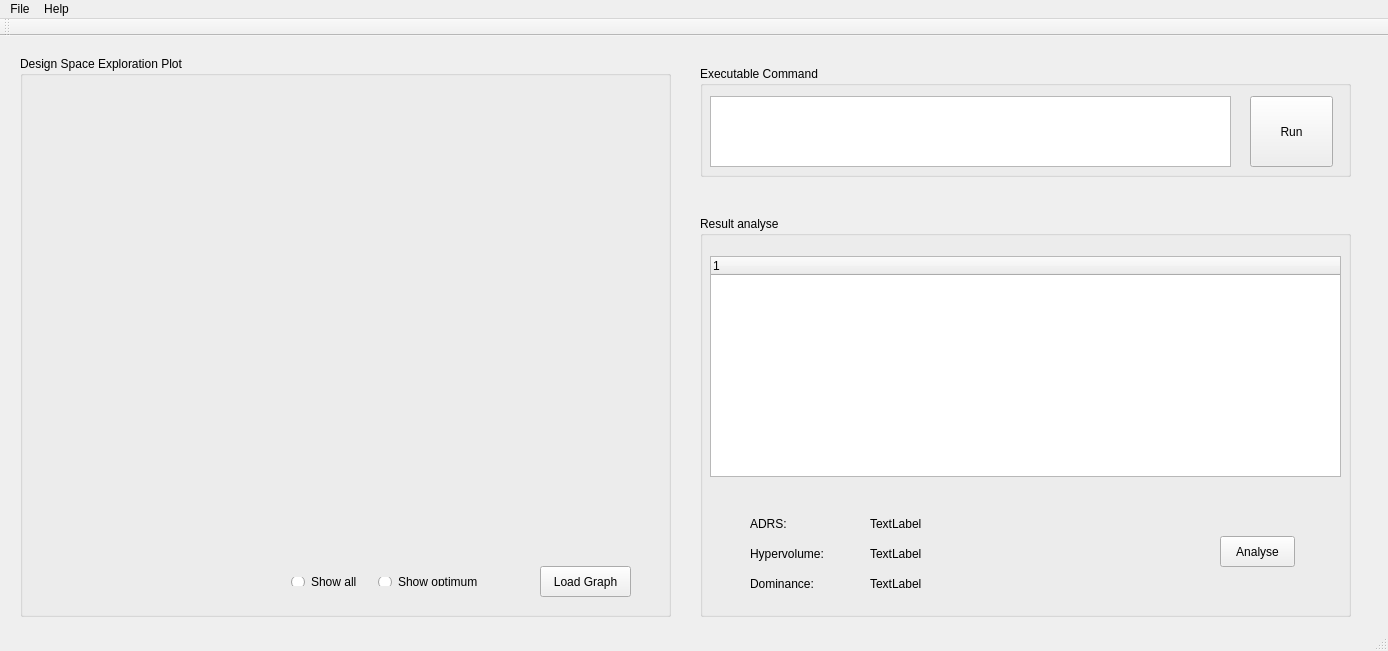
<?xml version="1.0" encoding="UTF-8"?>
<ui version="4.0">
 <class>MainWindow</class>
 <widget class="QMainWindow" name="MainWindow">
  <property name="geometry">
   <rect>
    <x>0</x>
    <y>0</y>
    <width>1388</width>
    <height>651</height>
   </rect>
  </property>
  <property name="windowTitle">
   <string>MainWindow</string>
  </property>
  <widget class="QWidget" name="centralWidget">
   <widget class="QGroupBox" name="groupBox_2">
    <property name="geometry">
     <rect>
      <x>20</x>
      <y>20</y>
      <width>651</width>
      <height>561</height>
     </rect>
    </property>
    <property name="title">
     <string>Design Space Exploration Plot</string>
    </property>
    <widget class="QCustomPlot" name="customPlot" native="true">
     <property name="geometry">
      <rect>
       <x>10</x>
       <y>40</y>
       <width>621</width>
       <height>451</height>
      </rect>
     </property>
    </widget>
    <widget class="QPushButton" name="pushButton_3">
     <property name="geometry">
      <rect>
       <x>520</x>
       <y>510</y>
       <width>91</width>
       <height>31</height>
      </rect>
     </property>
     <property name="text">
      <string>Load Graph</string>
     </property>
    </widget>
    <widget class="QWidget" name="layoutWidget">
     <property name="geometry">
      <rect>
       <x>260</x>
       <y>510</y>
       <width>214</width>
       <height>31</height>
      </rect>
     </property>
     <layout class="QHBoxLayout" name="horizontalLayout">
      <item>
       <widget class="QRadioButton" name="radioButton">
        <property name="text">
         <string>Show all</string>
        </property>
       </widget>
      </item>
      <item>
       <widget class="QRadioButton" name="radioButton_2">
        <property name="text">
         <string>Show optimum</string>
        </property>
       </widget>
      </item>
     </layout>
    </widget>
   </widget>
   <widget class="QGroupBox" name="groupBox">
    <property name="geometry">
     <rect>
      <x>700</x>
      <y>180</y>
      <width>651</width>
      <height>401</height>
     </rect>
    </property>
    <property name="title">
     <string>Result analyse</string>
    </property>
    <widget class="QPushButton" name="pushButton_4">
     <property name="geometry">
      <rect>
       <x>520</x>
       <y>320</y>
       <width>75</width>
       <height>31</height>
      </rect>
     </property>
     <property name="text">
      <string>Analyse</string>
     </property>
    </widget>
    <widget class="QTreeWidget" name="treeWidget">
     <property name="geometry">
      <rect>
       <x>10</x>
       <y>40</y>
       <width>631</width>
       <height>221</height>
      </rect>
     </property>
     <column>
      <property name="text">
       <string notr="true">1</string>
      </property>
     </column>
    </widget>
    <widget class="QLabel" name="label">
     <property name="geometry">
      <rect>
       <x>50</x>
       <y>300</y>
       <width>91</width>
       <height>16</height>
      </rect>
     </property>
     <property name="text">
      <string>ADRS:</string>
     </property>
    </widget>
    <widget class="QLabel" name="label_2">
     <property name="geometry">
      <rect>
       <x>50</x>
       <y>330</y>
       <width>91</width>
       <height>16</height>
      </rect>
     </property>
     <property name="text">
      <string>Hypervolume:</string>
     </property>
    </widget>
    <widget class="QLabel" name="label_3">
     <property name="geometry">
      <rect>
       <x>50</x>
       <y>360</y>
       <width>91</width>
       <height>16</height>
      </rect>
     </property>
     <property name="text">
      <string>Dominance:</string>
     </property>
    </widget>
    <widget class="QLabel" name="label_4">
     <property name="geometry">
      <rect>
       <x>170</x>
       <y>300</y>
       <width>81</width>
       <height>16</height>
      </rect>
     </property>
     <property name="text">
      <string>TextLabel</string>
     </property>
    </widget>
    <widget class="QLabel" name="label_5">
     <property name="geometry">
      <rect>
       <x>170</x>
       <y>330</y>
       <width>81</width>
       <height>16</height>
      </rect>
     </property>
     <property name="text">
      <string>TextLabel</string>
     </property>
    </widget>
    <widget class="QLabel" name="label_6">
     <property name="geometry">
      <rect>
       <x>170</x>
       <y>360</y>
       <width>81</width>
       <height>16</height>
      </rect>
     </property>
     <property name="text">
      <string>TextLabel</string>
     </property>
    </widget>
   </widget>
   <widget class="QGroupBox" name="groupBox_3">
    <property name="geometry">
     <rect>
      <x>700</x>
      <y>30</y>
      <width>651</width>
      <height>111</height>
     </rect>
    </property>
    <property name="title">
     <string>Executable Command</string>
    </property>
    <widget class="QTextEdit" name="textEdit">
     <property name="geometry">
      <rect>
       <x>10</x>
       <y>30</y>
       <width>521</width>
       <height>71</height>
      </rect>
     </property>
    </widget>
    <widget class="QPushButton" name="pushButton">
     <property name="geometry">
      <rect>
       <x>550</x>
       <y>30</y>
       <width>83</width>
       <height>71</height>
      </rect>
     </property>
     <property name="text">
      <string>Run</string>
     </property>
    </widget>
   </widget>
  </widget>
  <widget class="QToolBar" name="mainToolBar">
   <attribute name="toolBarArea">
    <enum>TopToolBarArea</enum>
   </attribute>
   <attribute name="toolBarBreak">
    <bool>false</bool>
   </attribute>
  </widget>
  <widget class="QStatusBar" name="statusBar"/>
  <widget class="QMenuBar" name="menuBar">
   <property name="geometry">
    <rect>
     <x>0</x>
     <y>0</y>
     <width>1388</width>
     <height>25</height>
    </rect>
   </property>
   <widget class="QMenu" name="menuFile">
    <property name="title">
     <string>File</string>
    </property>
    <addaction name="actionnew"/>
    <addaction name="actionExit"/>
   </widget>
   <widget class="QMenu" name="menuHelp">
    <property name="title">
     <string>Help</string>
    </property>
    <addaction name="actionHelp"/>
   </widget>
   <addaction name="menuFile"/>
   <addaction name="menuHelp"/>
  </widget>
  <action name="actionHelp">
   <property name="text">
    <string>Help</string>
   </property>
  </action>
  <action name="actionnew">
   <property name="text">
    <string>New</string>
   </property>
  </action>
  <action name="actionExit">
   <property name="text">
    <string>Exit</string>
   </property>
  </action>
 </widget>
 <layoutdefault spacing="6" margin="11"/>
 <customwidgets>
  <customwidget>
   <class>QCustomPlot</class>
   <extends>QWidget</extends>
   <header>qcustomplot.h</header>
   <container>1</container>
  </customwidget>
 </customwidgets>
 <resources/>
 <connections/>
</ui>
